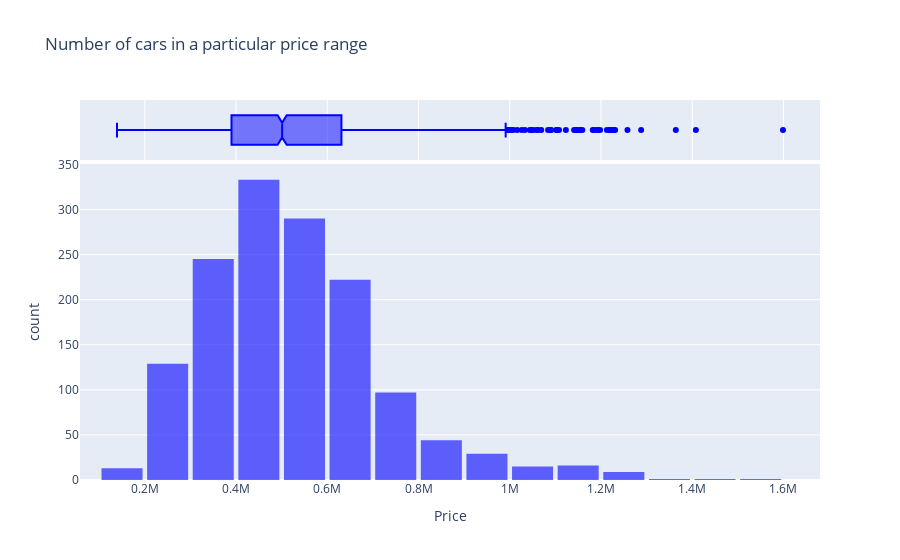

Source (notebook cell):
### Markdown cell above
### **Using a histogram for  Observing how many cars are in a particular range  in our data set:**

### Code cell
fig = px.histogram(cars_24_data_frame, 
                   x=cars_24_data_frame['Price'], 
                   marginal='box', 
                   nbins=17, 
                   opacity=0.6,
                   color_discrete_sequence=['blue'],
                   title='Number of cars in a particular price range')
fig.update_layout(bargap=0.1)
fig.show()

### Figure 1 — Plotly figure (JSON) as saved in the notebook; plotly's stock layout.template omitted (floating-point values rounded to 4 significant figures; data arrays with more than 128 entries replaced by an {"elided": "..."} marker saying what was removed)
{"data": [{"alignmentgroup": "True", "bingroup": "x", "hovertemplate": "Price=%{x}<br>count=%{y}<extra></extra>", "legendgroup": "", "marker": {"color": "blue", "opacity": 0.6, "pattern": {"shape": ""}}, "name": "", "nbinsx": 17, "offsetgroup": "", "orientation": "v", "showlegend": false, "type": "histogram", "x": {"elided": "1445 int values"}, "xaxis": "x", "yaxis": "y"}, {"alignmentgroup": "True", "hovertemplate": "Price=%{x}<extra></extra>", "legendgroup": "", "marker": {"color": "blue"}, "name": "", "notched": true, "offsetgroup": "", "showlegend": false, "type": "box", "x": {"elided": "1445 int values"}, "xaxis": "x2", "yaxis": "y2"}], "layout": {"bargap": 0.1, "barmode": "relative", "legend": {"tracegroupgap": 0}, "title": {"text": "Number of cars in a particular price range"}, "xaxis": {"anchor": "y", "domain": [0, 1], "title": {"text": "Price"}}, "xaxis2": {"anchor": "y2", "domain": [0, 1], "matches": "x", "showgrid": true, "showticklabels": false}, "yaxis": {"anchor": "x", "domain": [0, 0.8316], "title": {"text": "count"}}, "yaxis2": {"anchor": "x2", "domain": [0.8416, 1], "matches": "y2", "showgrid": false, "showline": false, "showticklabels": false, "ticks": ""}}}
